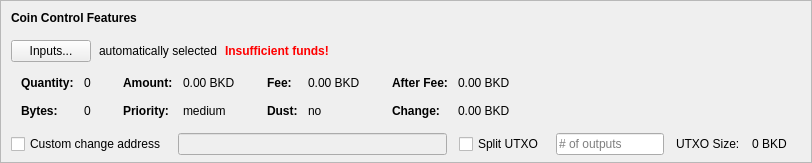
    <widget class="QFrame" name="frameCoinControl">
     <property name="sizePolicy">
      <sizepolicy hsizetype="Expanding" vsizetype="Expanding">
       <horstretch>0</horstretch>
       <verstretch>0</verstretch>
      </sizepolicy>
     </property>
     <property name="maximumSize">
      <size>
       <width>16777215</width>
       <height>16777215</height>
      </size>
     </property>
     <property name="frameShape">
      <enum>QFrame::StyledPanel</enum>
     </property>
     <property name="frameShadow">
      <enum>QFrame::Sunken</enum>
     </property>
     <layout class="QVBoxLayout" name="verticalLayoutCoinControl2">
      <property name="spacing">
       <number>0</number>
      </property>
      <property name="leftMargin">
       <number>0</number>
      </property>
      <property name="topMargin">
       <number>0</number>
      </property>
      <property name="rightMargin">
       <number>0</number>
      </property>
      <property name="bottomMargin">
       <number>6</number>
      </property>
      <item>
       <layout class="QVBoxLayout" name="verticalLayoutCoinControl" stretch="0,0,0,0,1">
        <property name="spacing">
         <number>0</number>
        </property>
        <property name="leftMargin">
         <number>10</number>
        </property>
        <property name="topMargin">
         <number>10</number>
        </property>
        <item>
         <layout class="QHBoxLayout" name="horizontalLayoutCoinControl1">
          <property name="bottomMargin">
           <number>15</number>
          </property>
          <item>
           <widget class="QLabel" name="labelCoinControlFeatures">
            <property name="sizePolicy">
             <sizepolicy hsizetype="Preferred" vsizetype="Maximum">
              <horstretch>0</horstretch>
              <verstretch>0</verstretch>
             </sizepolicy>
            </property>
            <property name="font">
             <font>
              <weight>75</weight>
              <bold>true</bold>
             </font>
            </property>
            <property name="styleSheet">
             <string notr="true">font-weight:bold;</string>
            </property>
            <property name="text">
             <string>Coin Control Features</string>
            </property>
           </widget>
          </item>
         </layout>
        </item>
        <item>
         <layout class="QHBoxLayout" name="horizontalLayoutCoinControl2" stretch="0,0,0,0">
          <property name="spacing">
           <number>8</number>
          </property>
          <property name="bottomMargin">
           <number>10</number>
          </property>
          <item>
           <widget class="QPushButton" name="pushButtonCoinControl">
            <property name="styleSheet">
             <string notr="true"/>
            </property>
            <property name="text">
             <string>Inputs...</string>
            </property>
            <property name="autoDefault">
             <bool>false</bool>
            </property>
           </widget>
          </item>
          <item>
           <widget class="QLabel" name="labelCoinControlAutomaticallySelected">
            <property name="text">
             <string>automatically selected</string>
            </property>
            <property name="margin">
             <number>5</number>
            </property>
           </widget>
          </item>
          <item>
           <widget class="QLabel" name="labelCoinControlInsuffFunds">
            <property name="font">
             <font>
              <weight>75</weight>
              <bold>true</bold>
             </font>
            </property>
            <property name="styleSheet">
             <string notr="true">color:red;font-weight:bold;</string>
            </property>
            <property name="text">
             <string>Insufficient funds!</string>
            </property>
            <property name="margin">
             <number>5</number>
            </property>
           </widget>
          </item>
          <item>
           <spacer name="horizontalSpacerCoinControl">
            <property name="orientation">
             <enum>Qt::Horizontal</enum>
            </property>
            <property name="sizeHint" stdset="0">
             <size>
              <width>40</width>
              <height>1</height>
             </size>
            </property>
           </spacer>
          </item>
         </layout>
        </item>
        <item>
         <widget class="QWidget" name="widgetCoinControl" native="true">
          <property name="sizePolicy">
           <sizepolicy hsizetype="Preferred" vsizetype="Preferred">
            <horstretch>0</horstretch>
            <verstretch>0</verstretch>
           </sizepolicy>
          </property>
          <property name="minimumSize">
           <size>
            <width>0</width>
            <height>0</height>
           </size>
          </property>
          <property name="styleSheet">
           <string notr="true"/>
          </property>
          <layout class="QHBoxLayout" name="horizontalLayoutCoinControl5">
           <property name="leftMargin">
            <number>0</number>
           </property>
           <property name="topMargin">
            <number>0</number>
           </property>
           <property name="rightMargin">
            <number>0</number>
           </property>
           <property name="bottomMargin">
            <number>0</number>
           </property>
           <item>
            <layout class="QHBoxLayout" name="horizontalLayoutCoinControl3" stretch="0,0,0,1">
             <property name="spacing">
              <number>20</number>
             </property>
             <property name="topMargin">
              <number>0</number>
             </property>
             <property name="bottomMargin">
              <number>10</number>
             </property>
             <item>
              <layout class="QFormLayout" name="formLayoutCoinControl1">
               <property name="horizontalSpacing">
                <number>10</number>
               </property>
               <property name="verticalSpacing">
                <number>14</number>
               </property>
               <property name="leftMargin">
                <number>10</number>
               </property>
               <property name="topMargin">
                <number>4</number>
               </property>
               <property name="rightMargin">
                <number>6</number>
               </property>
               <item row="0" column="0">
                <widget class="QLabel" name="labelCoinControlQuantityText">
                 <property name="font">
                  <font>
                   <weight>75</weight>
                   <bold>true</bold>
                  </font>
                 </property>
                 <property name="text">
                  <string>Quantity:</string>
                 </property>
                 <property name="margin">
                  <number>0</number>
                 </property>
                </widget>
               </item>
               <item row="0" column="1">
                <widget class="QLabel" name="labelCoinControlQuantity">
                 <property name="cursor">
                  <cursorShape>IBeamCursor</cursorShape>
                 </property>
                 <property name="contextMenuPolicy">
                  <enum>Qt::ActionsContextMenu</enum>
                 </property>
                 <property name="text">
                  <string notr="true">0</string>
                 </property>
                 <property name="margin">
                  <number>0</number>
                 </property>
                 <property name="textInteractionFlags">
                  <set>Qt::LinksAccessibleByMouse|Qt::TextSelectableByKeyboard|Qt::TextSelectableByMouse</set>
                 </property>
                </widget>
               </item>
               <item row="1" column="0">
                <widget class="QLabel" name="labelCoinControlBytesText">
                 <property name="font">
                  <font>
                   <weight>75</weight>
                   <bold>true</bold>
                  </font>
                 </property>
                 <property name="text">
                  <string>Bytes:</string>
                 </property>
                </widget>
               </item>
               <item row="1" column="1">
                <widget class="QLabel" name="labelCoinControlBytes">
                 <property name="cursor">
                  <cursorShape>IBeamCursor</cursorShape>
                 </property>
                 <property name="contextMenuPolicy">
                  <enum>Qt::ActionsContextMenu</enum>
                 </property>
                 <property name="text">
                  <string notr="true">0</string>
                 </property>
                 <property name="textInteractionFlags">
                  <set>Qt::LinksAccessibleByMouse|Qt::TextSelectableByKeyboard|Qt::TextSelectableByMouse</set>
                 </property>
                </widget>
               </item>
              </layout>
             </item>
             <item>
              <layout class="QFormLayout" name="formLayoutCoinControl2">
               <property name="horizontalSpacing">
                <number>10</number>
               </property>
               <property name="verticalSpacing">
                <number>14</number>
               </property>
               <property name="leftMargin">
                <number>6</number>
               </property>
               <property name="topMargin">
                <number>4</number>
               </property>
               <property name="rightMargin">
                <number>6</number>
               </property>
               <item row="0" column="0">
                <widget class="QLabel" name="labelCoinControlAmountText">
                 <property name="font">
                  <font>
                   <weight>75</weight>
                   <bold>true</bold>
                  </font>
                 </property>
                 <property name="text">
                  <string>Amount:</string>
                 </property>
                 <property name="margin">
                  <number>0</number>
                 </property>
                </widget>
               </item>
               <item row="0" column="1">
                <widget class="QLabel" name="labelCoinControlAmount">
                 <property name="cursor">
                  <cursorShape>IBeamCursor</cursorShape>
                 </property>
                 <property name="contextMenuPolicy">
                  <enum>Qt::ActionsContextMenu</enum>
                 </property>
                 <property name="text">
                  <string notr="true">0.00 BKD</string>
                 </property>
                 <property name="textInteractionFlags">
                  <set>Qt::LinksAccessibleByMouse|Qt::TextSelectableByKeyboard|Qt::TextSelectableByMouse</set>
                 </property>
                </widget>
               </item>
               <item row="1" column="0">
                <widget class="QLabel" name="labelCoinControlPriorityText">
                 <property name="font">
                  <font>
                   <weight>75</weight>
                   <bold>true</bold>
                  </font>
                 </property>
                 <property name="text">
                  <string>Priority:</string>
                 </property>
                </widget>
               </item>
               <item row="1" column="1">
                <widget class="QLabel" name="labelCoinControlPriority">
                 <property name="cursor">
                  <cursorShape>IBeamCursor</cursorShape>
                 </property>
                 <property name="contextMenuPolicy">
                  <enum>Qt::ActionsContextMenu</enum>
                 </property>
                 <property name="text">
                  <string>medium</string>
                 </property>
                 <property name="textInteractionFlags">
                  <set>Qt::LinksAccessibleByMouse|Qt::TextSelectableByKeyboard|Qt::TextSelectableByMouse</set>
                 </property>
                </widget>
               </item>
              </layout>
             </item>
             <item>
              <layout class="QFormLayout" name="formLayoutCoinControl3">
               <property name="horizontalSpacing">
                <number>10</number>
               </property>
               <property name="verticalSpacing">
                <number>14</number>
               </property>
               <property name="leftMargin">
                <number>6</number>
               </property>
               <property name="topMargin">
                <number>4</number>
               </property>
               <property name="rightMargin">
                <number>6</number>
               </property>
               <item row="0" column="0">
                <widget class="QLabel" name="labelCoinControlFeeText">
                 <property name="font">
                  <font>
                   <weight>75</weight>
                   <bold>true</bold>
                  </font>
                 </property>
                 <property name="text">
                  <string>Fee:</string>
                 </property>
                 <property name="margin">
                  <number>0</number>
                 </property>
                </widget>
               </item>
               <item row="0" column="1">
                <widget class="QLabel" name="labelCoinControlFee">
                 <property name="cursor">
                  <cursorShape>IBeamCursor</cursorShape>
                 </property>
                 <property name="contextMenuPolicy">
                  <enum>Qt::ActionsContextMenu</enum>
                 </property>
                 <property name="text">
                  <string notr="true">0.00 BKD</string>
                 </property>
                 <property name="textInteractionFlags">
                  <set>Qt::LinksAccessibleByMouse|Qt::TextSelectableByKeyboard|Qt::TextSelectableByMouse</set>
                 </property>
                </widget>
               </item>
               <item row="1" column="0">
                <widget class="QLabel" name="labelCoinControlLowOutputText">
                 <property name="font">
                  <font>
                   <weight>75</weight>
                   <bold>true</bold>
                  </font>
                 </property>
                 <property name="text">
                  <string>Dust:</string>
                 </property>
                </widget>
               </item>
               <item row="1" column="1">
                <widget class="QLabel" name="labelCoinControlLowOutput">
                 <property name="cursor">
                  <cursorShape>IBeamCursor</cursorShape>
                 </property>
                 <property name="contextMenuPolicy">
                  <enum>Qt::ActionsContextMenu</enum>
                 </property>
                 <property name="text">
                  <string>no</string>
                 </property>
                 <property name="textInteractionFlags">
                  <set>Qt::LinksAccessibleByMouse|Qt::TextSelectableByKeyboard|Qt::TextSelectableByMouse</set>
                 </property>
                </widget>
               </item>
              </layout>
             </item>
             <item>
              <layout class="QFormLayout" name="formLayoutCoinControl4">
               <property name="horizontalSpacing">
                <number>10</number>
               </property>
               <property name="verticalSpacing">
                <number>14</number>
               </property>
               <property name="leftMargin">
                <number>6</number>
               </property>
               <property name="topMargin">
                <number>4</number>
               </property>
               <property name="rightMargin">
                <number>6</number>
               </property>
               <item row="0" column="0">
                <widget class="QLabel" name="labelCoinControlAfterFeeText">
                 <property name="font">
                  <font>
                   <weight>75</weight>
                   <bold>true</bold>
                  </font>
                 </property>
                 <property name="text">
                  <string>After Fee:</string>
                 </property>
                 <property name="margin">
                  <number>0</number>
                 </property>
                </widget>
               </item>
               <item row="0" column="1">
                <widget class="QLabel" name="labelCoinControlAfterFee">
                 <property name="cursor">
                  <cursorShape>IBeamCursor</cursorShape>
                 </property>
                 <property name="contextMenuPolicy">
                  <enum>Qt::ActionsContextMenu</enum>
                 </property>
                 <property name="text">
                  <string notr="true">0.00 BKD</string>
                 </property>
                 <property name="textInteractionFlags">
                  <set>Qt::LinksAccessibleByMouse|Qt::TextSelectableByKeyboard|Qt::TextSelectableByMouse</set>
                 </property>
                </widget>
               </item>
               <item row="1" column="0">
                <widget class="QLabel" name="labelCoinControlChangeText">
                 <property name="font">
                  <font>
                   <weight>75</weight>
                   <bold>true</bold>
                  </font>
                 </property>
                 <property name="text">
                  <string>Change:</string>
                 </property>
                </widget>
               </item>
               <item row="1" column="1">
                <widget class="QLabel" name="labelCoinControlChange">
                 <property name="cursor">
                  <cursorShape>IBeamCursor</cursorShape>
                 </property>
                 <property name="contextMenuPolicy">
                  <enum>Qt::ActionsContextMenu</enum>
                 </property>
                 <property name="text">
                  <string notr="true">0.00 BKD</string>
                 </property>
                 <property name="textInteractionFlags">
                  <set>Qt::LinksAccessibleByMouse|Qt::TextSelectableByKeyboard|Qt::TextSelectableByMouse</set>
                 </property>
                </widget>
               </item>
              </layout>
             </item>
            </layout>
           </item>
          </layout>
         </widget>
        </item>
        <item>
         <layout class="QHBoxLayout" name="horizontalLayoutCoinControl4" stretch="0,0,0,0,0,0,0">
          <property name="spacing">
           <number>12</number>
          </property>
          <property name="sizeConstraint">
           <enum>QLayout::SetDefaultConstraint</enum>
          </property>
          <property name="topMargin">
           <number>5</number>
          </property>
          <property name="rightMargin">
           <number>5</number>
          </property>
          <item>
           <widget class="QCheckBox" name="checkBoxCoinControlChange">
            <property name="toolTip">
             <string>If this is activated, but the change address is empty or invalid, change will be sent to a newly generated address.</string>
            </property>
            <property name="text">
             <string>Custom change address</string>
            </property>
           </widget>
          </item>
          <item>
           <widget class="QValidatedLineEdit" name="lineEditCoinControlChange">
            <property name="enabled">
             <bool>false</bool>
            </property>
            <property name="sizePolicy">
             <sizepolicy hsizetype="Expanding" vsizetype="Fixed">
              <horstretch>0</horstretch>
              <verstretch>0</verstretch>
             </sizepolicy>
            </property>
           </widget>
          </item>
          <item>
           <widget class="QCheckBox" name="splitBlockCheckBox">
            <property name="text">
             <string>Split UTXO</string>
            </property>
           </widget>
          </item>
          <item>
           <widget class="QLineEdit" name="splitBlockLineEdit">
            <property name="sizePolicy">
             <sizepolicy hsizetype="Fixed" vsizetype="Fixed">
              <horstretch>50</horstretch>
              <verstretch>0</verstretch>
             </sizepolicy>
            </property>
            <property name="placeholderText">
             <string># of outputs</string>
            </property>
           </widget>
          </item>
          <item>
           <widget class="QLabel" name="labelBlockSizeText">
            <property name="text">
             <string>UTXO Size:</string>
            </property>
           </widget>
          </item>
          <item>
           <widget class="QLabel" name="labelBlockSize">
            <property name="text">
             <string>0 BKD</string>
            </property>
           </widget>
          </item>
          <item>
           <widget class="QLabel" name="labelCoinControlChangeLabel">
            <property name="sizePolicy">
             <sizepolicy hsizetype="Preferred" vsizetype="Expanding">
              <horstretch>0</horstretch>
              <verstretch>0</verstretch>
             </sizepolicy>
            </property>
            <property name="minimumSize">
             <size>
              <width>0</width>
              <height>0</height>
             </size>
            </property>
            <property name="text">
             <string/>
            </property>
            <property name="margin">
             <number>3</number>
            </property>
           </widget>
          </item>
         </layout>
        </item>
        <item>
         <spacer name="verticalSpacerCoinControl">
          <property name="orientation">
           <enum>Qt::Vertical</enum>
          </property>
          <property name="sizeHint" stdset="0">
           <size>
            <width>800</width>
            <height>1</height>
           </size>
          </property>
         </spacer>
        </item>
       </layout>
      </item>
     </layout>
    </widget>
